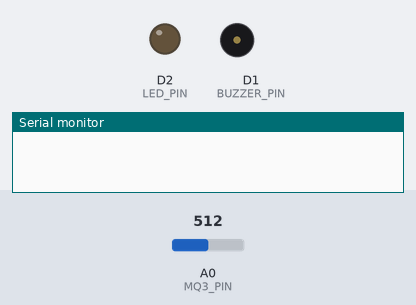
This sketch was run on a simulated ESP8266 (NodeMCU). On the bench: output pins drawn as LEDs (lit = HIGH), buzzer (waves = sounding, pin HIGH), the last lines printed to the serial monitor. The test bench sets the inputs (shaded band); at power-on: A0 (MQ3_PIN) = 512. WiFi joins after 1.5 s; servers stay silent unless stated; the local clock reads 2024-03-15 10:24:30 at power-on unless the sketch sets it.

Above: at 0.1 s.
At 2.1 s:
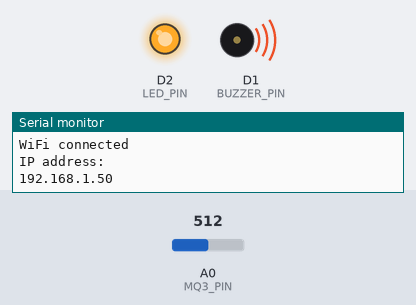
Timing chart, 0 to 3.6 s (numbered marks = the images above):
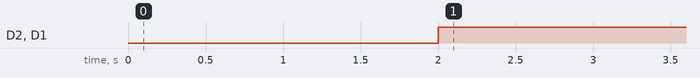

The sketch:

namratha.ino
```cpp
#ifdef ESP32
  #include <WiFi.h>
#else
  #include <ESP8266WiFi.h>
#endif
#include <WiFiClientSecure.h>
#include <UniversalTelegramBot.h>
#include <ArduinoJson.h>

#define CHAT_ID "1526002982"
#define BOTtoken "6223491390:AAHRYiYFhslLaiXADFDDdqXVsg0Jr_7sUn4"

#define BUZZER_PIN D1
#define LED_PIN D2
#define MQ3_PIN A0

// Replace with your network credentials
const char* ssid = "Namrata";

const char* password = "123456789";

#ifdef ESP8266
  X509List cert(TELEGRAM_CERTIFICATE_ROOT);
#endif

WiFiClientSecure client;
UniversalTelegramBot bot(BOTtoken, client);

int buzzerState = LOW;
int ledState = LOW;

void setup() {
  pinMode(BUZZER_PIN, OUTPUT);
  pinMode(LED_PIN, OUTPUT);
  Serial.begin(115200);

#ifdef ESP8266
  configTime(0, 0, "pool.ntp.org");
  client.setTrustAnchors(&cert);
#endif

  WiFi.mode(WIFI_STA);
  WiFi.begin(ssid, password);

#ifdef ESP32
  client.setCACert(TELEGRAM_CERTIFICATE_ROOT);
#endif

  while (WiFi.status() != WL_CONNECTED) {
    delay(1000);
    Serial.println("Connecting to WiFi...");
  }

  Serial.println("WiFi connected");
  Serial.println("IP address: ");
  Serial.println(WiFi.localIP());
}

void loop() {
  float alcoholLevel = analogRead(MQ3_PIN) * 5.0 / 1024.0;

  if (alcoholLevel >= 0.2) {
    if (buzzerState == LOW) {
      digitalWrite(BUZZER_PIN, HIGH);
      buzzerState = HIGH;
    }

    if (ledState == LOW) {
      digitalWrite(LED_PIN, HIGH);
      ledState = HIGH;
    }
  } else {
    if (buzzerState == HIGH) {
      digitalWrite(BUZZER_PIN, LOW);
      buzzerState = LOW;
    }

    if (ledState == HIGH) {
      digitalWrite(LED_PIN, LOW);
      ledState = LOW;
    }
  }

  if (millis() > bot.last_message_received + 30000) {
    bot.sendMessage(CHAT_ID, "Alcohol level: " + String(alcoholLevel, 2) + " ppm", "");
  }
}
```

Measured:
- by itself, D2 (LED_PIN), D1 (BUZZER_PIN): LOW → HIGH at 2.0 s
